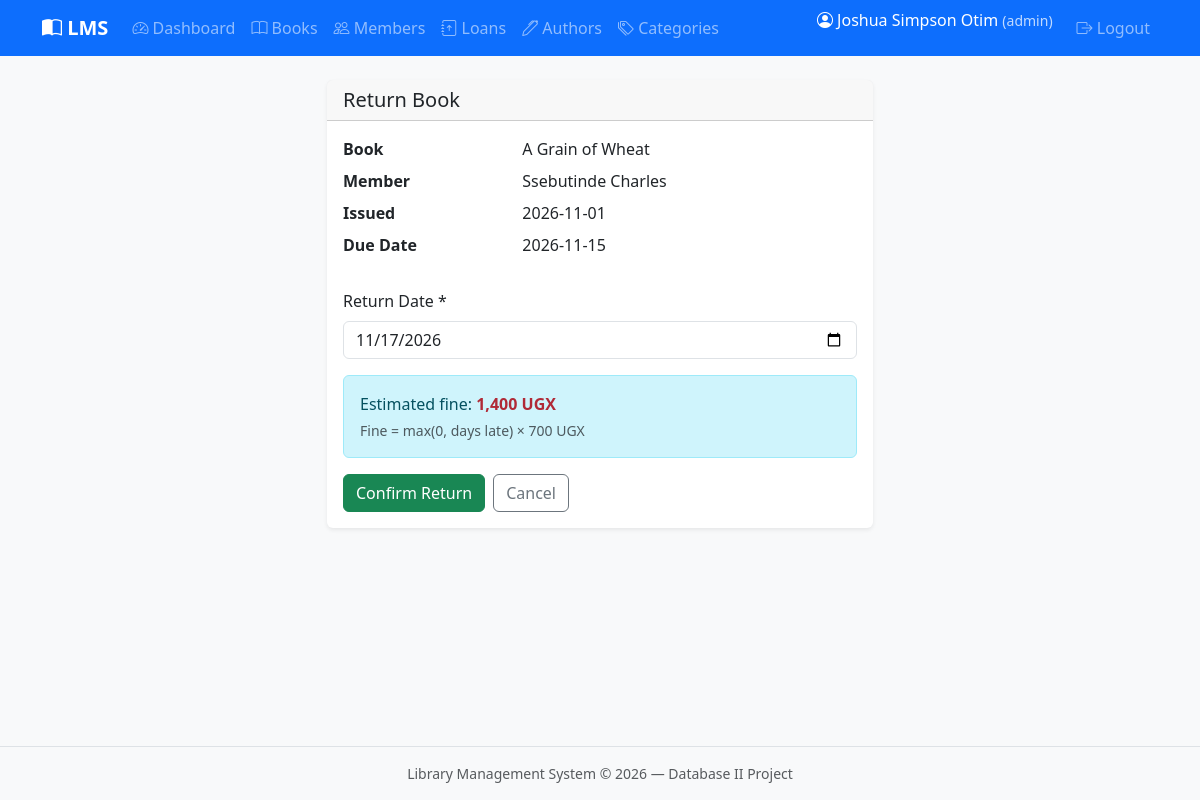
Screenshot of /loans/return.php?id=10 (signed in) with the database file from the repository.
### tables this page shows
CREATE TABLE loans (
  id INT UNSIGNED AUTO_INCREMENT PRIMARY KEY,
  member_id INT UNSIGNED NOT NULL,
  book_id INT UNSIGNED NOT NULL,
  date_issued DATE NOT NULL,
  due_date DATE NOT NULL,
  date_returned DATE DEFAULT NULL,
  fine DECIMAL(12,2) NOT NULL DEFAULT 0.00 COMMENT 'Fine in UGX, calculated on return',
  status ENUM('issued', 'returned', 'overdue') NOT NULL DEFAULT 'issued',
  created_at TIMESTAMP DEFAULT CURRENT_TIMESTAMP,
  updated_at TIMESTAMP DEFAULT CURRENT_TIMESTAMP ON UPDATE CURRENT_TIMESTAMP,
  CONSTRAINT fk_loans_member FOREIGN KEY (member_id) REFERENCES members(id)
    ON UPDATE CASCADE ON DELETE RESTRICT,
  CONSTRAINT fk_loans_book FOREIGN KEY (book_id) REFERENCES books(id)
    ON UPDATE CASCADE ON DELETE RESTRICT,
  CONSTRAINT chk_fine CHECK (fine >= 0)
);

CREATE TABLE books (
  id INT UNSIGNED AUTO_INCREMENT PRIMARY KEY,
  isbn VARCHAR(20) NOT NULL UNIQUE,
  title VARCHAR(255) NOT NULL,
  author_id INT UNSIGNED NOT NULL,
  category_id INT UNSIGNED NOT NULL,
  publisher VARCHAR(150) DEFAULT NULL,
  year_published YEAR DEFAULT NULL,
  total_copies INT UNSIGNED NOT NULL DEFAULT 1,
  available_copies INT UNSIGNED NOT NULL DEFAULT 1,
  created_at TIMESTAMP DEFAULT CURRENT_TIMESTAMP,
  updated_at TIMESTAMP DEFAULT CURRENT_TIMESTAMP ON UPDATE CURRENT_TIMESTAMP,
  CONSTRAINT fk_books_author FOREIGN KEY (author_id) REFERENCES authors(id)
    ON UPDATE CASCADE ON DELETE RESTRICT,
  CONSTRAINT fk_books_category FOREIGN KEY (category_id) REFERENCES categories(id)
    ON UPDATE CASCADE ON DELETE RESTRICT,
  CONSTRAINT chk_copies CHECK (available_copies <= total_copies AND available_copies >= 0)
);

CREATE TABLE members (
  id INT UNSIGNED AUTO_INCREMENT PRIMARY KEY,
  member_number VARCHAR(20) NOT NULL UNIQUE,
  full_name VARCHAR(150) NOT NULL,
  email VARCHAR(150) NOT NULL UNIQUE,
  phone VARCHAR(30) DEFAULT NULL,
  status ENUM('active', 'suspended') NOT NULL DEFAULT 'active',
  date_joined DATE NOT NULL,
  created_at TIMESTAMP DEFAULT CURRENT_TIMESTAMP,
  updated_at TIMESTAMP DEFAULT CURRENT_TIMESTAMP ON UPDATE CURRENT_TIMESTAMP
);

### includes/functions.php (called while the page is built, shortened)
<?php
function e(?string $value): string
{
    return htmlspecialchars($value ?? '', ENT_QUOTES, 'UTF-8');
}
function calculate_fine(string $dueDate, string $returnDate): float
{
    $due   = new DateTime($dueDate);
    $ret   = new DateTime($returnDate);
    $diff  = $due->diff($ret);
    $daysLate = $diff->invert ? 0 : (int)$diff->days;
    return max(0, $daysLate) * 700;
}
function format_ugx(float $amount): string
{
    return number_format($amount, 0, '.', ',') . ' UGX';
}

### loans/return.php (the view, shortened to what this page needs)
<?php
require_once __DIR__ . '/../config/database.php';
require_once __DIR__ . '/../includes/functions.php';
$id = (int)($_GET['id'] ?? 0);
$stmt = $pdo->prepare("
    SELECT l.*, b.title AS book_title, m.full_name AS member_name
    FROM loans l
    JOIN books b ON b.id = l.book_id
    JOIN members m ON m.id = l.member_id
    WHERE l.id = ?
");
$stmt->execute([$id]);
$loan = $stmt->fetch();
$returnDate = $_POST['date_returned'] ?? date('Y-m-d');
$previewFine = calculate_fine($loan['due_date'], $returnDate);
include __DIR__ . '/../includes/header.php';
?>
<div class="row justify-content-center">
    <div class="col-lg-6">
        <div class="card">
            <div class="card-header"><h1 class="h5 mb-0">Return Book</h1></div>
            <div class="card-body">
                <dl class="row mb-4">
                    <dt class="col-sm-4">Book</dt>
                    <dd class="col-sm-8"><?= e($loan['book_title']) ?></dd>
                    <dt class="col-sm-4">Member</dt>
                    <dd class="col-sm-8"><?= e($loan['member_name']) ?></dd>
                    <dt class="col-sm-4">Issued</dt>
                    <dd class="col-sm-8"><?= e($loan['date_issued']) ?></dd>
                    <dt class="col-sm-4">Due Date</dt>
                    <dd class="col-sm-8"><?= e($loan['due_date']) ?></dd>
                </dl>
                <form method="post" id="returnForm">
                    <div class="mb-3">
                        <label class="form-label">Return Date *</label>
                        <input type="date" name="date_returned" id="date_returned" class="form-control" required
                               value="<?= e($returnDate) ?>"
                               min="<?= e($loan['date_issued']) ?>">
                    </div>
                    <div class="alert alert-info" id="finePreview">
                        Estimated fine:
                        <strong class="fine-amount" id="fineAmount">
                            <?= format_ugx($previewFine) ?>
                        </strong>
                        <div class="small text-muted mt-1">
                            Fine = max(0, days late) × 700 UGX
                        </div>
                    </div>
                    <div class="d-flex gap-2">
                        <button type="submit" class="btn btn-success">
                            Confirm Return
                        </button>
                        <a href="index.php" class="btn btn-outline-secondary">Cancel</a>
                    </div>
                </form>
            </div>
        </div>
    </div>
</div>
<?php include __DIR__ . '/../includes/footer.php'; ?>

### assets/css/style.css (style rules this page uses)
body { min-height: 100vh; display: flex; flex-direction: column; background-color: #f8f9fa; }
.card { border: none; box-shadow: 0 0.125rem 0.25rem rgba(0, 0, 0, 0.075); }
.fine-amount { font-weight: 600; color: #b02a37; }

### rows the page displays
loans: book.title "A Grain of Wheat", member.full_name "Ssebutinde Charles", date_issued "2026-11-01", due_date "2026-11-15", due_date "1,400 UGX"

### other values shown
$_SESSION['full_name'] "Joshua Simpson Otim"
$_SESSION['role'] "admin"
